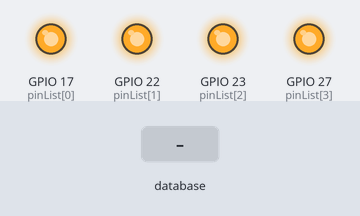
A program run on a simulated Raspberry Pi (BCM pin numbers). Shown: output pins drawn as LEDs (lit = HIGH). Inputs (shaded band) come from the test bench. Each call to the cloud database takes 0.3 s, and an entry nobody has set reads as its off value or as empty.

Above: at 1.2 s.
1.3 s: database entry "KidsRoom" set to "ON"
At 3.6 s:
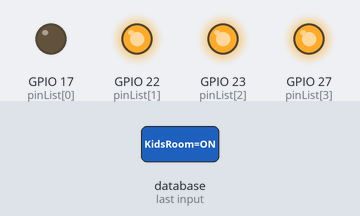
3.9 s: database entry "BedRoom" set to "ON"
At 5.5 s:
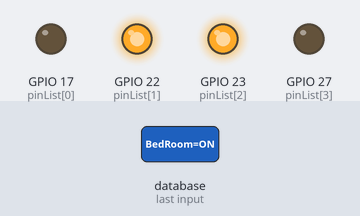
6.3 s: database entry "Hall" set to "ON"
At 8.4 s:
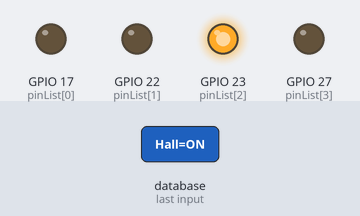
8.7 s: database entry "Balcony" set to "ON"
At 10.4 s:
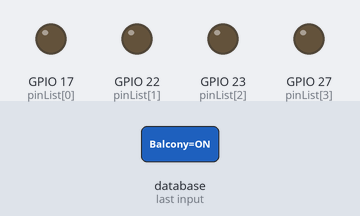
11.1 s: database entry "KidsRoom" set to "OFF"
At 13.2 s:
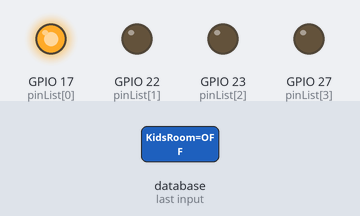
13.5 s: database entry "BedRoom" set to "OFF"
At 15.3 s:
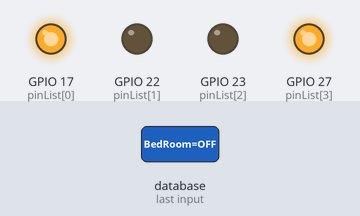
Timing chart, 0 to 16.8 s (numbered marks = the images above; inputs shaded):
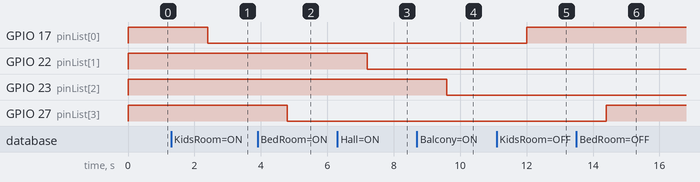

Measured:
- after the input at 1.3 s, GPIO 17 (pinList[0]): HIGH → LOW after 1.1 s
- after the input at 3.9 s, GPIO 27 (pinList[3]): HIGH → LOW after 0.90 s
- after the input at 6.3 s, GPIO 22 (pinList[1]): HIGH → LOW after 0.90 s
- after the input at 8.7 s, GPIO 23 (pinList[2]): HIGH → LOW after 0.90 s
- after the input at 11.1 s, GPIO 17 (pinList[0]): LOW → HIGH after 0.90 s
- after the input at 13.5 s, GPIO 27 (pinList[3]): LOW → HIGH after 0.90 s

The program:

controlRelay.py
```python
import RPi.GPIO as GPIO
import time
from firebase import firebase

pinList = [17, 22, 23, 27]

SleepTimeL = 0.5
firebase = firebase.FirebaseApplication('https://sample-raspi-3fc0b.firebaseio.com',None)

GPIO.setmode(GPIO.BCM)
GPIO.setwarnings(False)
for i in pinList:
    GPIO.setup(i, GPIO.OUT)
    GPIO.output(i, GPIO.HIGH)

def kidsRoomRelayOff():
  GPIO.output(17, GPIO.HIGH)

def kidsRoomRelayOn():
  GPIO.output(17, GPIO.LOW)

def BedRoomRelayOff():
  GPIO.output(27, GPIO.HIGH)

def BedRoomRelayOn():
  GPIO.output(27, GPIO.LOW)

def HallRelayOff():
  GPIO.output(22, GPIO.HIGH)

def HallRelayOn():
  GPIO.output(22, GPIO.LOW)

def BalconyRelayOff():
  GPIO.output(23, GPIO.HIGH)

def BalconyRelayOn():
  GPIO.output(23, GPIO.LOW)
  #time.sleep(SleepTimeL);
  #GPIO.cleanup()

while True:
  kidsRoom = firebase.get("sensor/Relay/KidsRoom", None);
  BedRoom = firebase.get("sensor/Relay/BedRoom", None);
  Hall = firebase.get("sensor/Relay/Hall", None);
  Balcony = firebase.get("sensor/Relay/Balcony", None);

  if kidsRoom == "ON":
    kidsRoomRelayOn()
  elif kidsRoom == "OFF":
    kidsRoomRelayOff()

  if BedRoom == "ON":
    BedRoomRelayOn()
  elif BedRoom == "OFF":
    BedRoomRelayOff()

  if Hall == "ON":
    HallRelayOn()
  elif Hall == "OFF":
    HallRelayOff()

  if Balcony == "ON":
    BalconyRelayOn()
  elif Balcony == "OFF":
    BalconyRelayOff()
```
